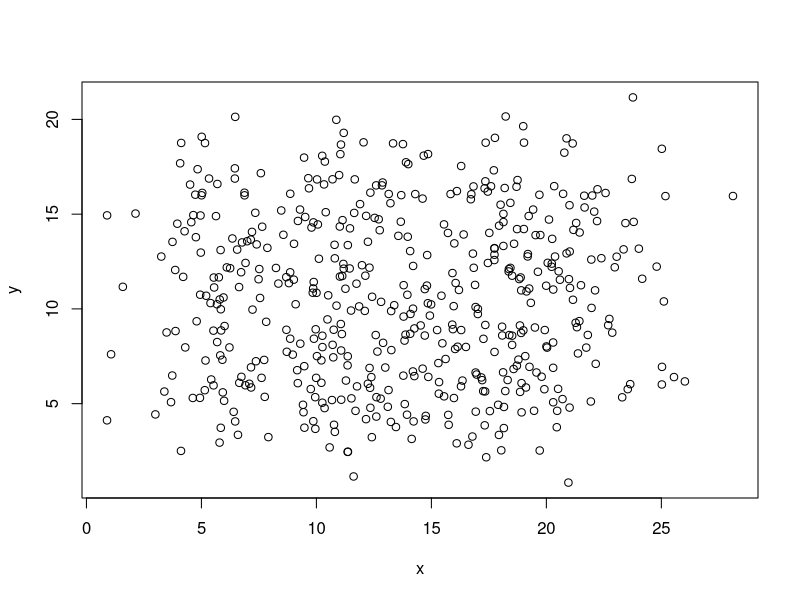
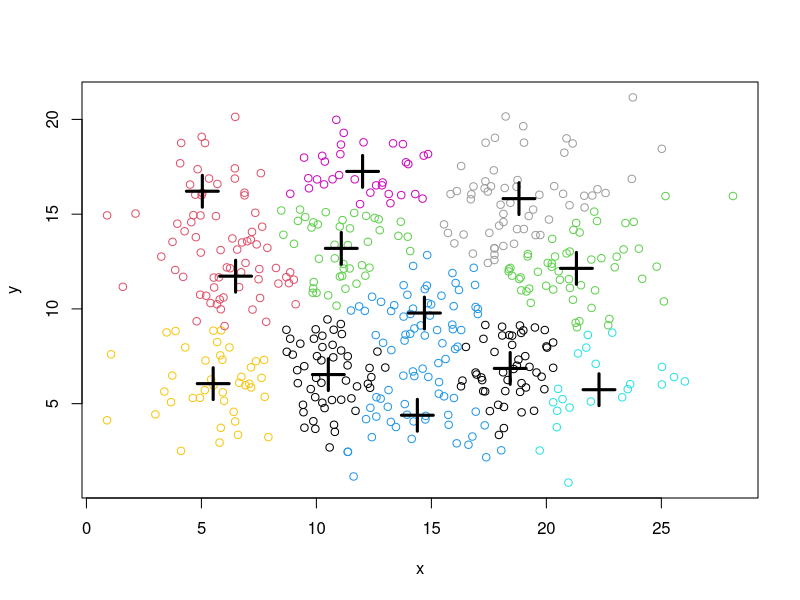

Recreate these plots in R, in order.
## ---- chunk 1
knitr::opts_chunk$set(echo = FALSE)
## ---- chunk 2
points <- 500
sdX <- 2
sdY <- 2
gY <- 3
gX <- 4

x <- rnorm(points, 1, sdX) + 5*sample(c(1:gX),points,replace=TRUE)
y <- rnorm(points, 1, sdY) + 5*sample(c(1:gY),points,replace=TRUE)
plot(x,y) 
## ---- chunk 3
df <- data.frame(x=x,
                 y=y)
kmeansObj <- kmeans(df,centers=gX*gY)
plot(x=x, y=y, col=kmeansObj$cluster)
points(kmeansObj$centers,pch=3,cex=3,lwd=3)
## ---- chunk 4
print("Thank you!!!")
